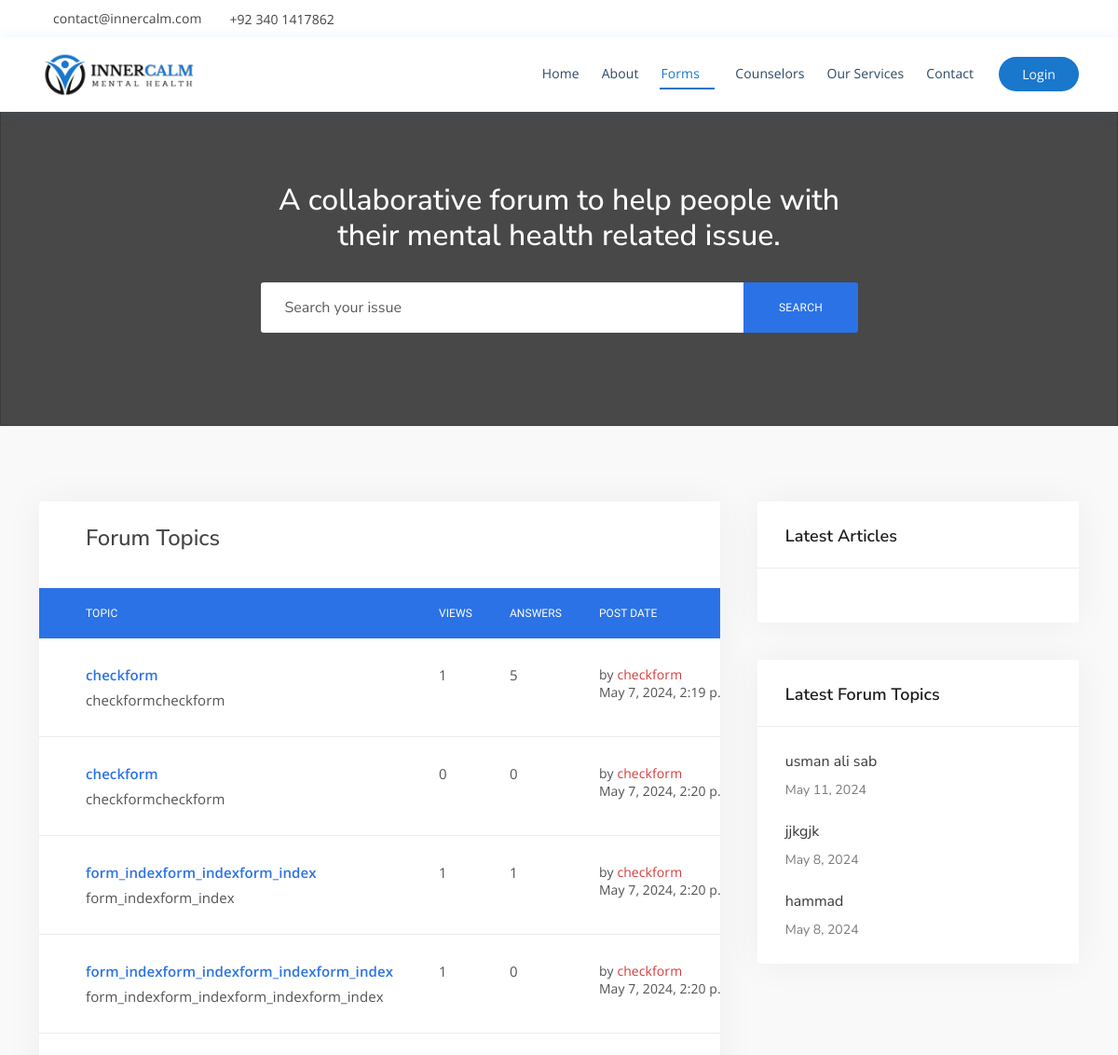
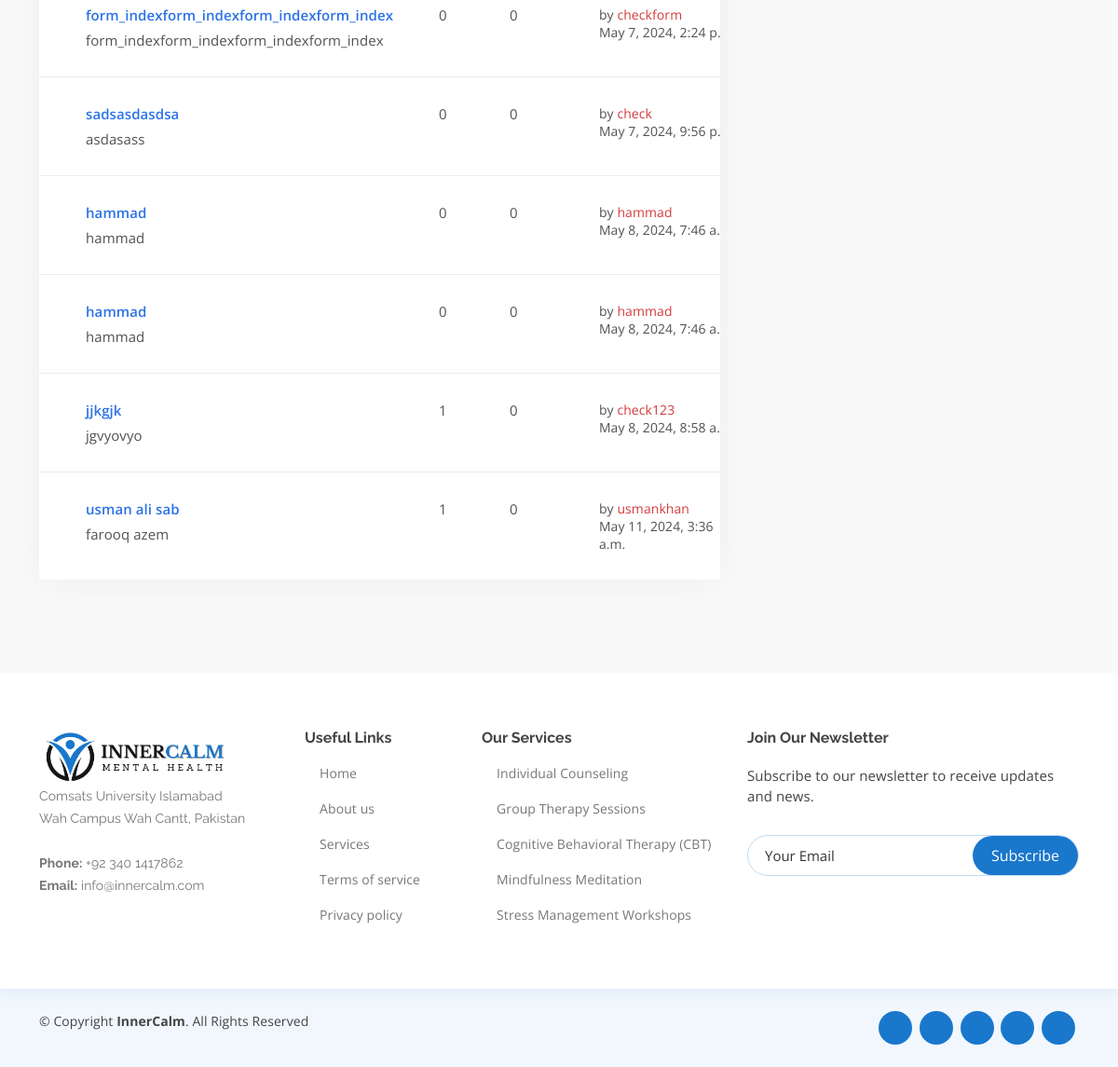
Page /admin_portal/form_index on the committed database (2 pictures, top to bottom).
### accounts/models.py (models this page shows, shortened)
class UserPost(models.Model):
    author = models.ForeignKey(Author, on_delete=models.CASCADE, null=True)
    title = models.CharField(max_length=200, null=True)
    description = models.TextField(max_length=500, null=True)
    date_created = models.DateTimeField(auto_now_add=True, null=True)
    @property
    def answer_count(self):
        return Answer.objects.filter(user_post=self).count()
    @property
    def topic_view_count(self):
        return TopicView.objects.filter(user_post=self).count()

class Author(models.Model):
    user = models.OneToOneField(User, on_delete = models.CASCADE)
    profile_pic = models.ImageField(default="pro_pic.png", null=True, blank=True)

class User(AbstractUser):
    is_admin = models.BooleanField(default=False)
    is_client = models.BooleanField(default=False)
    is_doc = models.BooleanField(default=False)
    age = models.IntegerField(default='0')
    gender = models.CharField(default='NA',max_length=10)
    location = models.CharField(default='NA',max_length=50)
    lang=models.CharField(default='NA',max_length=50)
    phone=models.IntegerField(default='0',max_length=12)
    lang=models.CharField(default='NA',max_length=50)
    groups = models.ManyToManyField(
        Group,
        blank=True,
        related_name='custom_user_groups',  # Unique related_name for groups
    )
    user_permissions = models.ManyToManyField(
        Permission,
        blank=True,
        related_name='custom_user_permissions',  # Unique related_name for permissions
)

### admin_portal/views.py (the view)
# urls.py: path('form_index', views.home, name='form_index'),
def home(request):
    user_posts = UserPost.objects.all()
    latest_blogs = BlogPost.objects.order_by('-timestamp')[0:3]
    latest_topics = UserPost.objects.order_by('-date_created')[0:3]
    context = {
        'user_posts':user_posts,
        'latest_blogs':latest_blogs,
        'latest_topics':latest_topics
    }
    return render(request, 'form/forum-main.html', context)

### admin_portal/templates/form/forum-main.html (shortened to what this page needs)
{% extends "form/base.html" %}
{% load static %}
{% block content %}
<div class="dx-main mt-5">
    <header class="dx-header dx-box-1 mt-5">
        <div class="container">
            <div class="bg-image bg-image-parallax">
                <img src="{% static 'images/header.jpg' %}" class="jarallax-img" alt="">
                <div style="background-color: rgba(27, 27, 27, .8);"></div>
            </div>
            <div class="row justify-content-center">
                <div class="col-xl-7">
                    <h1 class="h2 mb-30 text-white text-center">A collaborative forum to help people with their mental
                        health related issue.</h1>
                    <form action="{% url 'admin_portal:search-result' %}" class="dx-form dx-form-group-inputs">
                        <input type="text" name="q" value="" class="form-control" placeholder="Search your issue ">
                        <button type="submit" class="dx-btn dx-btn-lg">Search</button>
                    </form>
                </div>
            </div>
        </div>
    </header>
    <div class="dx-box-5 pb-100 bg-grey-6">
        <div class="container">
            <div class="row vertical-gap md-gap">
                <div class="col-lg-8">
                    <div class="dx-box dx-box-decorated">
                        <div class="dx-blog-post">
                            <div class="dx-blog-post-box pt-30 pb-30">
                                <h2 class="h4 mnt-5 mb-9">Forum Topics</h2>
                            </div>
                            <div class="table-responsive">
                                <table class="dx-table dx-table-default">
                                    <thead>
                                        <tr>
                                            <th scope="col">Topic</th>
                                            <th scope="col">Views</th>
                                            <th scope="col">Answers</th>
                                            <th scope="col">Post Date</th>
                                        </tr>
                                    </thead>
                                    <tbody>
                                        {% for post in user_posts %}
                                        <tr>
                                            <th scope="row">
                                                <a href="{% url 'admin_portal:topic-detail' post.id %}"
                                                    class="dx-table-default-title">{{ post.title }}</a>
                                                <p class="mb-0">{{ post.description }}</p>
                                            </th>
                                            <td>{{ post.topic_view_count }}</td>
                                            <td>{{ post.answer_count }}</td>
                                            <td class="dx-table-lastPost">
                                                <div class="dx-table-default-info">
                                                    <p class="mb-0">by <span style="color:rgb(212, 59, 59);">
                                                            {{ post.author.user }}
                                                        </span>
                                                        <br><span class="dib">{{ post.date_created }}
                                                    </p>
                                                </div>
                                            </td>
                                        </tr>
                                        {% endfor %}
                                    </tbody>
                                </table>
                            </div>
                        </div>
                    </div>
                </div>
                <div class="col-lg-4">
                    <div class="dx-sticky dx-sidebar" data-sticky-offsetTop="120" data-sticky-offsetBot="40">
                        <div class="dx-widget dx-box dx-box-decorated">
                            <div class="dx-widget-title">
                                Latest Articles
                            </div>
                        </div>
                        <div class="dx-widget dx-box dx-box-decorated">
                            <div class="dx-widget-title">
                                Latest Forum Topics
                            </div>
                            {% for topics in latest_topics %}
                            <a href="{% url 'admin_portal:topic-detail' topics.id %}" class="dx-widget-link">
                                <span class="dx-widget-link-text">{{ topics.title }}</span>
                                <span class="dx-widget-link-date">{{ topics.date_created|date }}</span>
                            </a>
                            {% endfor %}
                        </div>
                    </div>
                </div>
            </div>
        </div>
    </div>
</div>
{% endblock content %}

### website/static/css/custom.css (style rules this page uses)
body { overflow-x: hidden !important; }
.dx-blog-post .dx-blog-post-box { padding-left: 50px; padding-right: 50px; }

### website/static/website/css/style.css (style rules this page uses)
body { font-family: "Open Sans", sans-serif; color: #444444; }
a { color: #1977cc; text-decoration: none; }
h1, h2, h3, h4, h5, h6 { font-family: "Raleway", sans-serif; }

### rows in the picture
UserPost: title "checkform", description "checkformcheckform", topic_view_count "1", answer_count "5", author.user "checkform", date_created "May 7, 2024, 2:19…"
UserPost: title "checkform", description "checkformcheckform", topic_view_count "0", answer_count "0", author.user "checkform", date_created "May 7, 2024, 2:20…"
UserPost: title "form_indexform_indexform_index", description "form_indexform_index", topic_view_count "1", answer_count "1", author.user "checkform", date_created "May 7, 2024, 2:20…"
UserPost: title "form_indexform_indexform_indexform_index", description "form_indexform_indexform_indexform_index", topic_view_count "1", answer_count "0", author.user "checkform", date_created "May 7, 2024, 2:20…"
UserPost: title "form_indexform_indexform_indexform_index", description "form_indexform_indexform_indexform_index", topic_view_count "0", answer_count "0", author.user "checkform", date_created "May 7, 2024, 2:24…"
UserPost: title "sadsasdasdsa", description "asdasass", topic_view_count "0", answer_count "0", author.user "check", date_created "May 7, 2024, 9:56…"
UserPost: title "hammad", description "hammad", topic_view_count "0", answer_count "0", author.user "hammad", date_created "May 8, 2024, 7:46…"
UserPost: title "hammad", description "hammad", topic_view_count "0", answer_count "0", author.user "hammad", date_created "May 8, 2024, 7:46…", date_created "May 8, 2024"
UserPost: title "jjkgjk", description "jgvyovyo", topic_view_count "1", answer_count "0", author.user "check123", date_created "May 8, 2024, 8:58…", date_created "May 8, 2024"
UserPost: title "usman ali sab", description "farooq azem", topic_view_count "1", answer_count "0", author.user "usmankhan", date_created "May 11, 2024, 3:36 a.m.", date_created "May 11, 2024"
